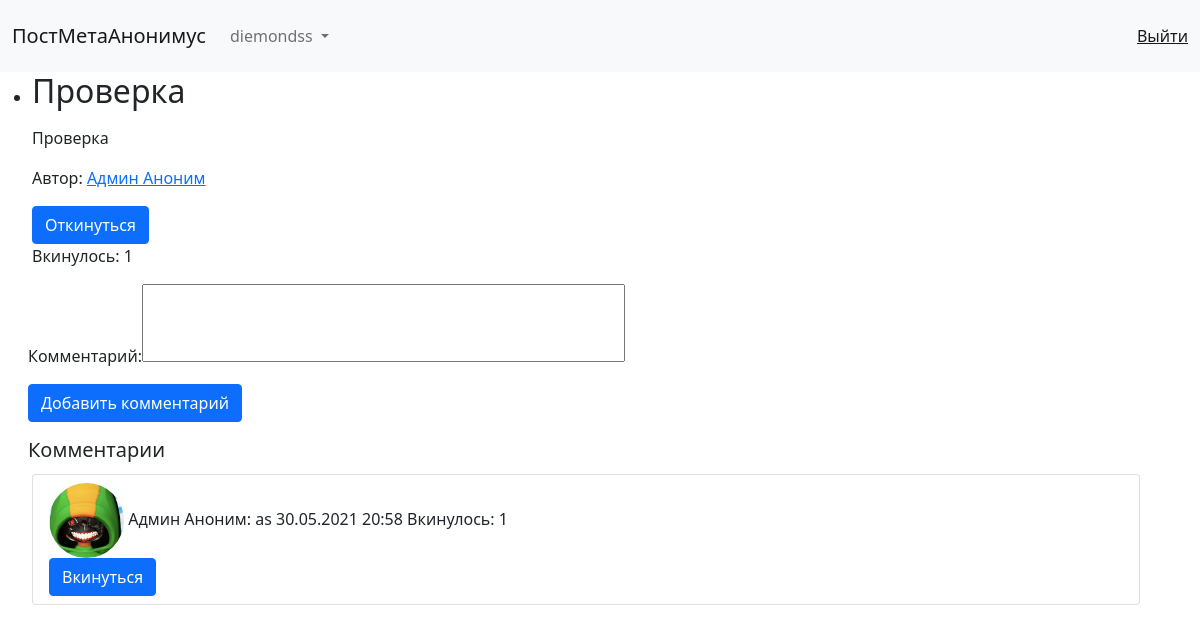
The app's page /thread/proverka/ (signed in) with its own data.
### network/models.py (models this page shows, shortened)
class Profile(models.Model):
    user = models.OneToOneField(User, on_delete=models.CASCADE, error_messages={'unique': 'Уже существует'})
    snusoman = models.ForeignKey('Snusoman', on_delete=models.PROTECT, verbose_name='Какой вы снюсоед?')
    rank = models.ForeignKey('Rank', on_delete=models.CASCADE, verbose_name='Ранг', blank=True, null=True)
    experience = models.IntegerField(default=0, verbose_name='Опыт')
    friends = models.ManyToManyField('Profile', blank=True)
    profile_pic = models.ImageField(blank=True, verbose_name='Аватар', upload_to='images/profile_pic/',
                                    validators=[validate_image])
    username = models.CharField(max_length=30, verbose_name='Логин', unique=True,
                                error_messages={'unique': 'Пользователь с таким логином уже сущесвует'})
    nickname = models.CharField(max_length=30, verbose_name='Позывной', unique=False,
                                validators=[validate_nickname])
    slug = models.SlugField(max_length=20, unique=True, db_index=True, verbose_name='URL',
                            error_messages={'unique': 'Пользователь с такой же ссылкой на профиль уже существует'})
    about = models.TextField(max_length=500, verbose_name='О себе', blank=True)
    password = models.CharField(max_length=32, verbose_name='Пароль')
    class Meta:
        verbose_name = 'Профиль'
        verbose_name_plural = 'Профили'

class Thread(models.Model):
    title = models.CharField(max_length=255, verbose_name='Заголовок')
    content = models.CharField(max_length=1000, verbose_name='Текст поста')
    slug = models.SlugField(max_length=255, unique=True, verbose_name='URL поста')
    time_create = models.DateTimeField(auto_now_add=True, verbose_name='Время создания')
    time_update = models.DateTimeField(auto_now=True, verbose_name='Время обновления')
    is_important = models.BooleanField(default=False, verbose_name='Закрепить?')
    author = models.ForeignKey('Profile', on_delete=models.CASCADE, verbose_name='Автор')
    likes = models.ManyToManyField(User, related_name='thread_likes')
    def __str__(self):
        return self.title
    class Meta:
        verbose_name = 'Тред'
        verbose_name_plural = 'Треды'
        ordering = ['-time_create']

class Comment(models.Model):
    author = models.ForeignKey('Profile', on_delete=models.CASCADE)
    thread = models.ForeignKey('Thread', on_delete=models.CASCADE, related_name='comments')
    content = models.CharField(max_length=1000, unique=False, verbose_name='Комментарий')
    time_create = models.DateTimeField(auto_now_add=True, verbose_name='Дата написания')
    time_update = models.DateTimeField(auto_now=True, verbose_name='Дата обновления')
    likes = models.ManyToManyField(User, related_name='comment_likes', blank=True)
    class Meta:
        verbose_name = 'Комментарий'
        verbose_name_plural = 'Комментарии'
        ordering = ['-time_create']

### network/views.py (the view, shortened to what this page needs)
# urls.py: path('thread/<slug:url>/', login_required(ShowThread.as_view()), name='thread'),
class ShowThread(FormMixin, DetailView):
    model = Thread
    form_class = CommentForm
    template_name = 'PostMetaAnonymous/thread.html'
    slug_url_kwarg = 'url'
    context_object_name = 'thread'
    def get_context_data(self, **kwargs):
        context = super().get_context_data(**kwargs)
        thread = get_object_or_404(Thread, slug=self.kwargs['url'])
        liked = False
        if thread.likes.filter(id=self.request.user.id).exists():
            liked = True
        context['title'] = self.get_object()
        context['liked'] = liked
        return context

### network/forms.py
class CommentForm(forms.ModelForm):
    class Meta:
        model = Comment
        fields = ['content']
        widgets = {
            'content': forms.Textarea(attrs={'cols': 50, 'rows': 3, 'style': 'resize:none;'})
        }

### templates/PostMetaAnonymous/thread.html (shortened to what this page needs)
{% extends 'PostMetaAnonymous/base.html' %}
{% load static %}
{% block content %}
<div>
    <ul>
        <li>
            <h2>{{ thread.title }}</h2>
            {% autoescape on %}
            <p>{{ thread.content|linebreaks|truncatewords:10 }}</p>
            {% endautoescape %}
            <p>Автор: <a href="{% url 'profile' thread.author.slug %}">{{ thread.author.nickname }}</a></p>
            {% if request.user.profile.id != thread.author_id %}
                <form action="{% url 'thread_like' thread.slug %}" method="POST">
                    {% if liked %}
                        <button type="submit" class="btn btn-primary" id="like-button">Откинуться</button>
                    {% else %}
                        <button type="submit" class="btn btn-primary" id="like-button">Вкинуться</button>
                    {% endif %}
                </form>
            {% endif %}
            <div id="likes">
                Вкинулось: {{ thread.likes.count }}
            </div>
        </li>
    </ul>
    <div class="container m-3">
        <form action="" method="POST">
        <p><label for="{{ form.id_for_label }}">{{ form.label }}</label>{{ form }}</p>
        <button type="submit" class="btn btn-primary">Добавить комментарий</button>
    </form>
    </div>
    <div>
        <div class="container m-3">
            <h5>Комментарии</h5>
            {% for i in thread.comments.all %}
                <ul class="list-group">
                    <li class="list-group-item m-1">
                        <div>
                            <img src="{% static i.author.profile_pic.url %}" class="rounded-circle" width="75" height="75">
                            {{ i.author.nickname }}:
                            {{ i.content }}
                            {{ i.time_create|date:'d.m.Y G:i' }}
                            Вкинулось: {{ i.likes.count }}
                        {% if request.user.profile.id != i.author.id %}
                            <form action="{% url 'comment_like' i.id %}">
                                <button class="btn btn-primary">Вкинуться</button>
                            </form>
                        {% endif %}
                        </div>
                    </li>
                </ul>
            {% endfor %}
        </div>
    </div>
</div>
{% endblock %}

### templates/PostMetaAnonymous/base.html (shortened to what this page needs)
<!DOCTYPE html>
<html lang="ru">
<head>
    <link href="https://cdn.jsdelivr.net/npm/bootstrap@5.0.0/dist/css/bootstrap.min.css" rel="stylesheet">
</head>
<body>
{% if request.user.is_authenticated %}
<nav class="navbar navbar-expand-lg navbar-light bg-light">
  <div class="container-fluid">
    <a class="navbar-brand" href="{% url 'home' %}">ПостМетаАнонимус</a>
    <div class="collapse navbar-collapse" id="navbarSupportedContent">
      <ul class="navbar-nav me-auto mb-2 mb-lg-0">
        <li class="nav-item dropdown navbar-text">
          <a class="nav-link dropdown-toggle" href="#" id="navbarDropdown" role="button" data-bs-toggle="dropdown" aria-expanded="false">
            {{ request.user.profile.nickname }}
          </a>
        </li>
      </ul>
      <span class="navbar-text"><a href="{% url 'logout' %}">Выйти</a></span>
    </div>
  </div>
</nav>
{% endif %}
{% block content %}
{% endblock %}
</body>
</html>

### records on screen
Thread: title "Проверка", content "Проверка", author.nickname "Админ Аноним", likes.count "1"
Comment: author.profile_pic (picture), author.nickname "Админ Аноним", content "as", time_create "30.05.2021 20:58", likes.count "1", shows "Вкинуться"

### other values on screen
{{ request.user.profile.nickname }} "diemondss"
